Frame 1 (no input): blank canvas, image omitted
Frame 60 (the mouse pressed at the canvas centre just before this capture): blank canvas, image omitted
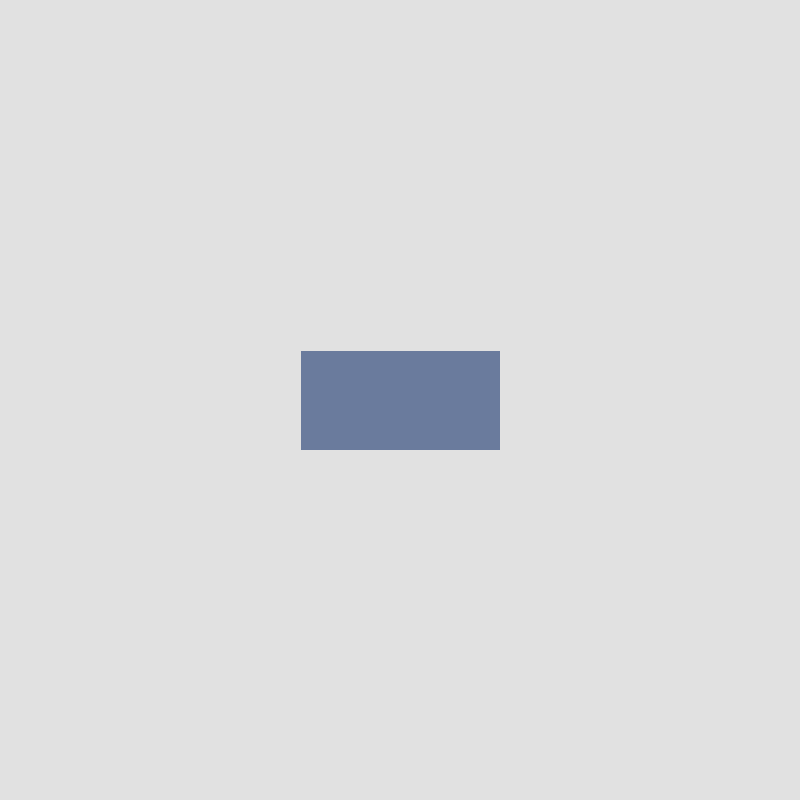
Frame 120 (the mouse held since frame 60 and released just before this capture)

The Processing sketch whose frames 1 and 60 were blank and that drew this single picture after the mouse press (run headless with seeded random() and noise(); from frame 60 on, the mouse is pressed at the canvas centre):

// Processing sketch: processing_131208
// ── processing_131208.pde

void setup() {
  size(800,800);
  background(225);
  stroke(225);
}

void draw(){
  rectMode(CENTER);
  fill(100,mouseY*0.3,150,30);
  rect(mouseX,mouseY,mouseX*0.5,100);
}
